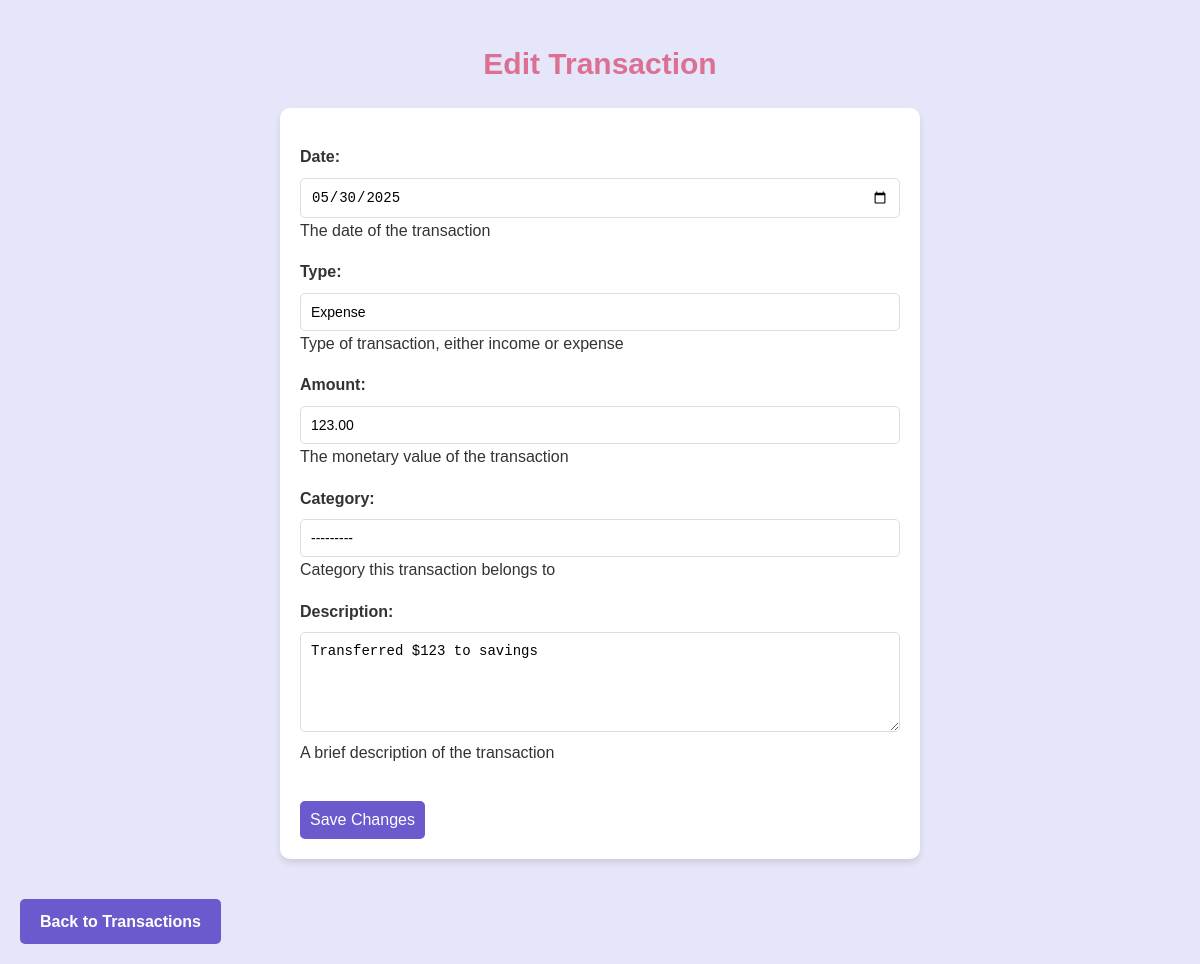
Screenshot of /edit_transaction/62/ (signed in) with the database file from the repository.
### tracker/models.py (models this page shows, shortened)
class Transaction(models.Model):
    TYPE_CHOICES = (
        ('income', 'Income'),
        ('expense', 'Expense'),
    )
    user = models.ForeignKey(User, on_delete=models.CASCADE, related_name='transactions', null=True, blank=True)
    date = models.DateField(help_text="The date of the transaction")
    type = models.CharField(max_length=7, choices=TYPE_CHOICES, default='expense', help_text="Type of transaction, either income or expense")
    amount = models.DecimalField(max_digits=10, decimal_places=2, help_text="The monetary value of the transaction")
    category = models.ForeignKey('Category', related_name='transactions', on_delete=models.SET_NULL, null=True, blank=True, help_text="Category this transaction belongs to")
    description = models.TextField(blank=True, help_text="A brief description of the transaction")

### tracker/views.py (the view)
# urls.py: path('edit_transaction/<int:transaction_id>/', views.edit_transaction, name='edit_transaction'),
@login_required(login_url='/login')
def edit_transaction(request, transaction_id):
    transaction = get_object_or_404(Transaction, id=transaction_id)
    if request.method == 'POST':
        form = TransactionForm(request.POST, instance=transaction)
        if form.is_valid():
            form.save()
            return redirect('list_transactions')
    else:
        form = TransactionForm(instance=transaction)
    return render(request, 'transactions/edit_transaction.html', {'form': form, 'transaction': transaction})

### tracker/forms.py
class TransactionForm(forms.ModelForm):
    class Meta:
        model = Transaction
        fields = ['date', 'type', 'amount', 'category', 'description']
        widgets = {
            'date': forms.DateInput(attrs={'type': 'date'}),
            'type': forms.Select(),
            'category': forms.Select(),
            'description': forms.Textarea(attrs={'rows': 3}),
        }
    def __init__(self, *args, **kwargs):
        super(TransactionForm, self).__init__(*args, **kwargs)
        self.fields['category'].queryset = Category.objects.all()

### tracker/models.py (called while the page is built)
    def __str__(self):
        return self.name

### tracker/templates/transactions/edit_transaction.html (shortened to what this page needs)
{% extends 'base.html' %}
{% block content %}
<h1>Edit Transaction</h1>
<form method="post">
    {{ form.as_p }}
    <button class="btn" type="submit">Save Changes</button>
</form>
<a href="{% url 'list_transactions' %}" class="list-transactions-page">Back to Transactions</a>
{% endblock %}

### tracker/static/generic_styles.css (style rules this page uses)
body { background-color: #e6e6fa; font-family: 'Arial', sans-serif; color: #333; line-height: 1.6; margin: 0; padding: 20px; }
.btn { background-color: #6a5acd; color: white; padding: 10px; border: none; border-radius: 5px; cursor: pointer; transition: background-color 0.3s; text-align: center; margin-top: 20px; font-size: 16px; }
h1 { color: #db7093; text-align: center; margin-bottom: 20px; font-size: 30px; }
a { display: inline-block; margin-top: 15px; color: #6a5acd; text-decoration: none; font-weight: bold; text-align: center; }
form { background-color: #ffffff; padding: 20px; border-radius: 10px; box-shadow: 0 4px 6px rgba(0, 0, 0, 0.1); max-width: 600px; margin: 20px auto; }
form p { margin-bottom: 15px; }
form label { display: block; margin-bottom: 8px; color: #333; font-weight: bold; }
form input[type="text"], form input[type="date"], form input[type="number"], form select, form textarea { width: 100%; padding: 10px; border: 1px solid #ddd; border-radius: 5px; font-size: 14px; box-sizing: border-box; }
form select { appearance: none; background-color: white; }
form textarea { resize: vertical; min-height: 100px; }
.list-transactions-page { display: inline-block; margin-top: 20px; padding: 10px 20px; background-color: #6a5acd; color: white; text-decoration: none; border-radius: 5px; transition: background-color 0.3s; }

### rows the page displays
Transaction: date "05/30/2025", type "Expense", amount "123.00", category "---------", description "Transferred $123 to savings"
